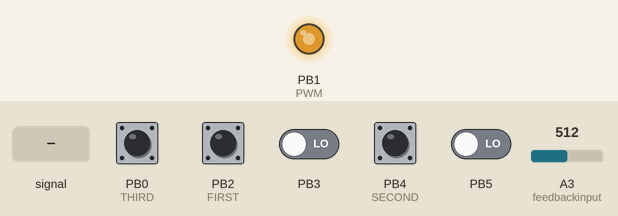
The sketch below on a simulated ATtiny85, built with avr-gcc and run on an emulated ATtiny85. Shown: output pins drawn as LEDs (lit = HIGH). The inputs (shaded band) are chosen by the test bench; at power-on: PB0 (THIRD), PB2 (FIRST), PB4 (SECOND) HIGH, PB3, PB5 LOW, A3 (feedbackinput) = 512.

Above: at 1.2 s.
1.3 s: A3 (feedbackinput) set to 685
At 2.65 s:
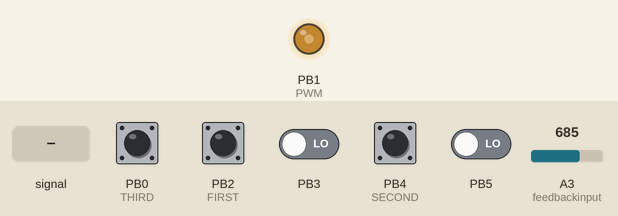
At 4.15 s:
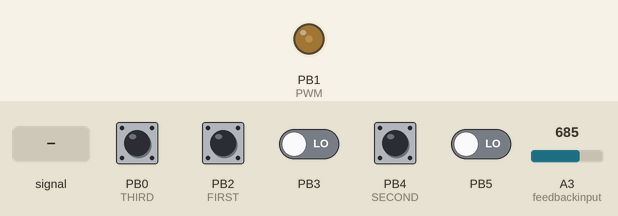
4.3 s: A3 (feedbackinput) fed a 2 Hz sine of ±306 counts around its level
7.3 s: A3 (feedbackinput) set to 590
9.2 s: A3 (feedbackinput) fed a 200 Hz sine of ±255 counts around its level
12.2 s: A3 (feedbackinput) set to 1023
At 13.4 s:
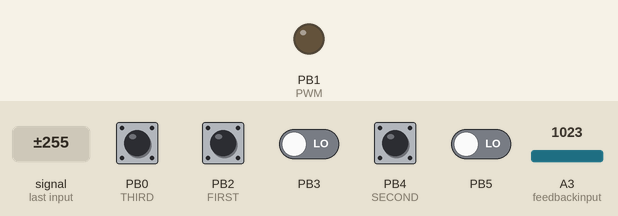
Timing chart, 0 to 14.8 s (numbered marks = the images above; inputs shaded):
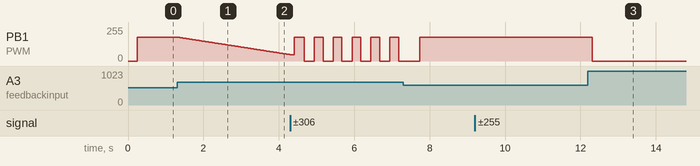

Measured:
- after the input at 1.3 s, PB1 (PWM): moves from 180/255 to 48/255 over 3.0 s, starting at once
- after the input at 12.2 s, PB1 (PWM): 180/255 → 0/255 after 0.12 s

The sketch:

BoostConverter_PID.ino
```cpp
// (licence header left out)
#include <PID_v1.h>
#define F_CPU 8000000
#define PWM 1
#define feedbackinput A3
int pinb = 0;

#define FIRST 2
#define SECOND 4
#define THIRD 0

double Setpoint, Input, Output;
double Kp=.001, Ki=.07, Kd=0;
PID myPID(&Input, &Output, &Setpoint, Kp, Ki, Kd, DIRECT);

void setup() {

  //no downscaling on timer -> fast PWM
  TCCR0A = 2 << COM0A0 | 2 << COM0B0 | 3 << WGM00;
  TCCR0B = 0 << WGM02 | 1 << CS00;
  TCCR1 = 0 << PWM1A | 0 << COM1A0 | 1 << CS10;
  GTCCR = 1 << PWM1B | 2 << COM1B0;
  pinMode(PWM, OUTPUT);
  pinMode(feedbackinput, INPUT);
  digitalWrite(PWM, LOW);
  pinMode(FIRST, INPUT_PULLUP);
  pinMode(SECOND, INPUT_PULLUP);
  pinMode(THIRD, INPUT_PULLUP);
  analogReference(INTERNAL2V56);

  Input = analogRead(feedbackinput);
  Setpoint = 600;

  //turn the PID on
  myPID.SetMode(AUTOMATIC);
  myPID.SetOutputLimits(0,180);
}

void loop() {
  if (PINB != pinb)
  {
    pinb = PINB;
    int dim = 7 - (((PINB & 1) << 2) | ((PINB & 16) >> 3) | ((PINB & 4) >> 2));
    switch (dim) {
      case 0: Setpoint = 675; break; //18.4
      case 1: Setpoint = 685; break; //18.4
      case 2: Setpoint = 695; break; //
      case 3: Setpoint = 700; break; //
      case 4: Setpoint = 715; break; //19.5
      case 5: Setpoint = 725; break; //
      case 6: Setpoint = 740; break; //20.2
      case 7: Setpoint = 0; break; //
    }
  }
  Input = analogRead(feedbackinput);
  myPID.Compute();
  analogWrite(PWM, Output);
}
```
